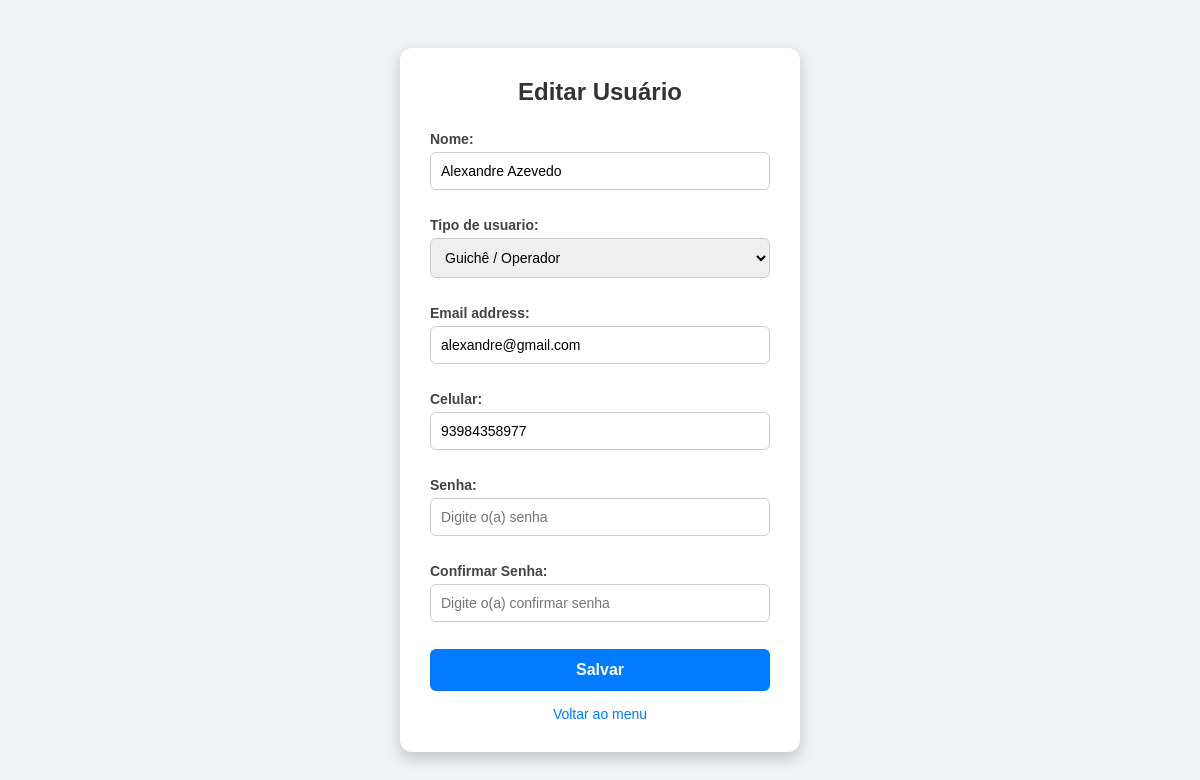
The app's page /usuario/usuarios/editar/2/ (signed in) with its own data.
### Usuario/models.py (models this page shows, shortened)
class Usuario(AbstractUser):  # Alterado de models.Model para AbstractUser
    TIPO_CHOICES = [
        ('cliente', 'Passageiro'),
        ('guiche', 'Guichê / Operador'),
        ('administrador', 'Administrador'),
    ]
    nome = models.CharField(max_length=100)
    tipo_de_usuario = models.CharField(max_length=50, choices=TIPO_CHOICES)
    celular = models.CharField(max_length=20)

### Usuario/views.py (the view)
# urls.py: path('usuarios/editar/<int:id>/', views.editar_usuario, name='editar_usuario'),
@login_required
def editar_usuario(request, id):
    if request.user.tipo_de_usuario != 'administrador':
        raise PermissionDenied
    usuario = get_object_or_404(Usuario, id=id)
    if request.method == "POST":
        form = UsuarioCadastroForm(request.POST, instance=usuario)
        if form.is_valid():
            usuario_editado = form.save(commit=False)
            usuario_editado.username = form.cleaned_data["email"]
            if form.cleaned_data.get("senha"):
                usuario_editado.set_password(form.cleaned_data["senha"])
            usuario_editado.save()
            return redirect("listar_usuarios")
    else:
        form = UsuarioCadastroForm(instance=usuario)
    return render(request, "Usuario/cadastrar_usuario.html", {"form": form, "editando": True})

### Usuario/formulario.py (shortened to what this page needs)
class UsuarioCadastroForm(BootstrapModelForm):
    senha = forms.CharField(label="Senha", widget=forms.PasswordInput())
    confirmar_senha = forms.CharField(label="Confirmar Senha", widget=forms.PasswordInput())
    class Meta:
        model = Usuario
        fields = ["nome", "tipo_de_usuario", "email", "celular", "senha"]

### Usuario/templates/Usuario/cadastrar_usuario.html (shortened to what this page needs)
{% load static %}
<link rel="stylesheet" href="{% static 'Usuario/css/estilo.css' %}">
<!DOCTYPE html>
<html lang="pt-br">
<head>
    <link rel="stylesheet" href="{% static 'Usuario/css/estilo.css' %}?v=6">
</head>
<body>
<div class="caixa">
    <h1>{% if editando %}Editar Usuário{% else %}Cadastrar Usuário{% endif %}</h1>
    <form method="post">
        {{ form.as_p }}
        <button type="submit" class="btn-azul">Salvar</button>
    </form>
    <a href="{% url 'menu' %}" class="link-padrao">Voltar ao menu</a>
</div>
</body>
</html>

### Usuario/static/Usuario/css/estilo.css (style rules this page uses)
* { margin: 0; padding: 0; box-sizing: border-box; }
body { height: 100vh; display: flex; justify-content: center; align-items: center; background-color: #f0f2f5; font-family: Arial, sans-serif; }
.caixa { background-color: #ffffff; padding: 30px; border-radius: 12px; box-shadow: 0 6px 15px rgba(0,0,0,0.2); width: 400px; max-width: 95%; }
.caixa h1 { margin-bottom: 25px; font-size: 24px; color: #333; text-align: center; }
.caixa form { display: flex; flex-direction: column; gap: 15px; }
.caixa .grupo-campo, .caixa p { display: flex; flex-direction: column; gap: 5px; margin-bottom: 12px; text-align: left; width: 100%; }
.caixa label, .caixa p label { font-size: 14px; font-weight: bold; color: #444; text-align: left; display: block; }
.caixa input, .caixa select { width: 100% !important; padding: 10px; border: 1px solid #ccc; border-radius: 6px; font-size: 14px; outline: none; box-sizing: border-box; }
.caixa button, .btn-acao { width: 100%; padding: 12px; color: #fff; border: none; border-radius: 6px; font-size: 16px; font-weight: bold; cursor: pointer; text-decoration: none; text-align: center; transition: background-color 0.3s; }
.btn-azul { background-color: #007bff; }
.caixa .link-padrao { display: inline-block; margin-top: 15px; color: #007bff; text-decoration: none; font-size: 14px; text-align: center; width: 100%; }

### records on screen
Usuario: nome "Alexandre Azevedo", tipo_de_usuario "Guichê / Operador", email "alexandre@gmail.com", celular "93984358977"
